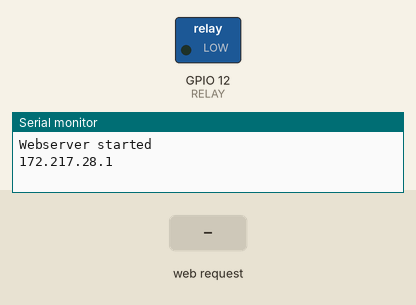
Recording of a sketch running on a simulated ESP8266 (NodeMCU). Parts: switched loads named in the sketch (green lamp = pin HIGH), the last lines printed to the serial monitor. The inputs (shaded band) are chosen by the test bench.

Above: at 2.2 s.
2.3 s: HTTP request GET /1ON received
At 3.2 s:
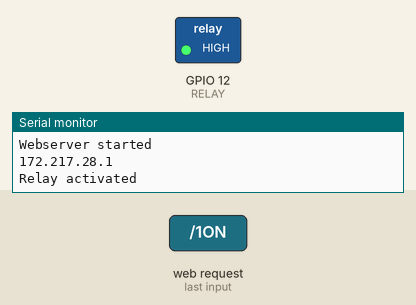
Timing chart, 0 to 7.8 s (numbered marks = the images above; inputs shaded):
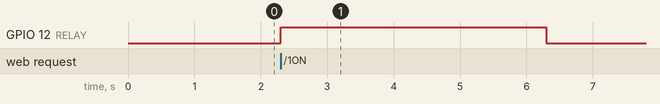

Measured:
- after the input at 2.3 s, GPIO 12 (RELAY): LOW → HIGH at once, → LOW 4.0 s later

The sketch:

ESP_AP_Relay.ino
```cpp
#include <ESP8266WiFi.h>
#include <ESP8266WiFiAP.h>
#include <ESP8266WiFiGeneric.h>
#include <ESP8266WiFiMulti.h>
#include <ESP8266WiFiScan.h>
#include <ESP8266WiFiSTA.h>
#include <ESP8266WiFiType.h>
#include <WiFiClient.h>
#include <WiFiClientSecure.h>
#include <WiFiServer.h>
#include <WiFiUdp.h>
#include <ESP8266WiFi.h>
#include <DNSServer.h>
#include <ESP8266WebServer.h>
#include <ElegantOTA.h>

#define APSSID "GateControl" // SSID & Title
#define APPASSWORD "12345678" // Blank password = Open AP
#define SUBTITLE "Local IoT"

#define RELAY 12
//#define LED 2

const byte HTTP_CODE = 200;
const byte TICK_TIMER = 1000;
IPAddress APIP(172, 217, 28, 1);
//IPAddress APIP(192, 168, 4, 1);

unsigned long bootTime = 0, lastActivity = 0, lastTick = 0, tickCtr = 0;
const byte DNS_PORT = 53;
DNSServer dnsServer;
ESP8266WebServer webServer(80);

String input(String argName) {
  String a = webServer.arg(argName);
  a.replace("<", "&lt;"); a.replace(">", "&gt;");
  a.substring(0, 200); return a;
}

String footer() {
  return "<footer>"
         "<div class=\"footer\""
         " <p><b>Author:</b> <a href='https://bitekmindenhol.blog.hu/'>NS Tech</a> <b>2020</b></p>"
         "</div>"
         "</footer>";
}

String header() {
  String a = String(APSSID);
  String CSS = "article { background: #f2f2f2; padding: 1.3em; }"
               "body { color: #333; font-family: Century Gothic, sans-serif; font-size: 18px; line-height: 24px; margin: 0; padding: 0; }"
               "div { padding: 0.35em; }"
               "h1 { margin: 0.5em 0 0 0; padding: 0.5em; }"
               "input { border-radius: 0; border: 1px solid #555555; }"
               "label { color: #333; display: block; font-style: italic; font-weight: bold; }"
               "nav { background: #0066ff; color: #fff; display: block; font-size: 1.3em; padding: 1em; }"
               "nav b { display: block; font-size: 1.5em; margin-bottom: 0.5em; } "
               "textarea { width: 100%; }"
               ".button {"
               "background-color: #4CAF50;"
               "border: 1px solid black;"
               "border-radius: 6px;"
               "color: white;"
               "padding: 15px 32px;"
               "text-align: center;"
               "text-decoration: none;"
               "display: inline-block;"
               "font-size: 32px;width:100%;height:5em;"
               "margin: 4px 2px;"
               "cursor: pointer;"
               "}"
               ".buttonb { background-color: #555555; }"
               ".footer {"
               "position: fixed;"
               "left: 0;"
               "bottom: 0;"
               "width: 100%;"
               "background-color: #0066ff;"
               "color: white;"
               "text-align: center;"
               "font-family: \"Verdana\", Sans, serif;"
               "border-radius: 0px;"
               "height: 25px"
               "}";
  String h = "<!DOCTYPE html><html>"
             "<head><title>" + a + " :: " + SUBTITLE + "</title>"
             "<meta name=viewport content=\"width=device-width,initial-scale=1\">"
             "<style>" + CSS + "</style></head>"
             "<body><nav><b>" + a + "</b> " + SUBTITLE + "</nav><br>";
  return h;
}

String index() {
  return header() +
         // 1st ONE:
         +"<center><table><tr><th><div><form action=/1ON method=post>" +
         +"<input type=submit class=\"button\" value=\"Nyit/Z&aacute;r\"></form></center></th></tr>" +
         +"</table></center><br>" + footer();
}


void setup() {
  Serial.begin(115200);
  pinMode(RELAY, OUTPUT);
  #ifdef LED
  pinMode(LED, OUTPUT);
  digitalWrite(LED, LOW); // The built-in led will notify us that the setup is finished.
  #endif
  digitalWrite(RELAY, LOW);
  bootTime = lastActivity = millis();
  WiFi.mode(WIFI_AP);
  WiFi.softAPConfig(APIP, APIP, IPAddress(255, 255, 255, 0));
  WiFi.softAP(APSSID, APPASSWORD);

  /* Setup the DNS server redirecting all the domains to the APIP */
  dnsServer.setErrorReplyCode(DNSReplyCode::NoError);
  dnsServer.start(DNS_PORT, "*", APIP);

  webServer.on("/1ON", []() {
    digitalWrite(RELAY, HIGH);
    webServer.send(HTTP_CODE, "text/html", index());
    Serial.println("Relay activated");
    delay(4000); // 4 sec
    digitalWrite(RELAY, LOW);
  });
  webServer.onNotFound([]() {
    //  webServer.on("/",[]() {
    lastActivity = millis();
    webServer.send(HTTP_CODE, "text/html", index());
  });

  ElegantOTA.begin(&webServer);
  webServer.begin();
  Serial.println("Webserver started");
  Serial.println(APIP);
  delay(1000);
  #ifdef LED
  digitalWrite(LED, HIGH);
  #endif
}

void loop() {
  if ((millis() - lastTick) > TICK_TIMER) {
    lastTick = millis();
  }
  dnsServer.processNextRequest();
  webServer.handleClient();
  delay(1);
}
```
